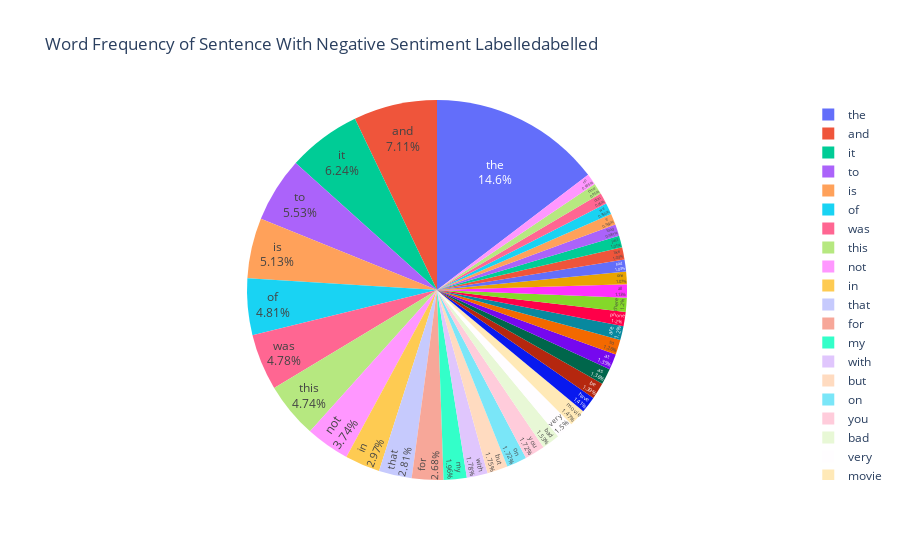

The cell this chart's notebook holds for it:
### Code cell
fig = px.pie(comdf, values='freq', names='words',
             title='Word Frequency of Sentence With Negative Sentiment Labelledabelled',
             hover_data=['words'], labels={'words':'freq'})
fig.update_traces(textposition='inside', textinfo='percent+label')
fig.show()

### Figure 1 — Plotly figure (JSON) as saved in the notebook; plotly's stock layout.template omitted (floating-point values rounded to 4 significant figures)
{"data": [{"customdata": [["all"], ["and"], ["are"], ["as"], ["at"], ["bad"], ["be"], ["but"], ["don"], ["food"], ["for"], ["had"], ["have"], ["if"], ["in"], ["is"], ["it"], ["just"], ["like"], ["movie"], ["my"], ["no"], ["not"], ["of"], ["on"], ["one"], ["phone"], ["so"], ["that"], ["the"], ["there"], ["this"], ["time"], ["to"], ["very"], ["was"], ["we"], ["with"], ["you"]], "domain": {"x": [0, 1], "y": [0, 1]}, "hovertemplate": "freq=%{customdata[0]}<extra></extra>", "labels": ["all", "and", "are", "as", "at", "bad", "be", "but", "don", "food", "for", "had", "have", "if", "in", "is", "it", "just", "like", "movie", "my", "no", "not", "of", "on", "one", "phone", "so", "that", "the", "there", "this", "time", "to", "very", "was", "we", "with", "you"], "legendgroup": "", "name": "", "showlegend": true, "textinfo": "percent+label", "textposition": "inside", "type": "pie", "values": [74, 464, 78, 89, 88, 100, 91, 114, 62, 64, 175, 67, 92, 63, 194, 335, 407, 66, 67, 96, 128, 61, 244, 314, 112, 70, 78, 82, 183, 955, 78, 309, 62, 361, 98, 312, 63, 116, 112]}], "layout": {"legend": {"tracegroupgap": 0}, "title": {"text": "Word Frequency of Sentence With Negative Sentiment Labelledabelled"}}}
